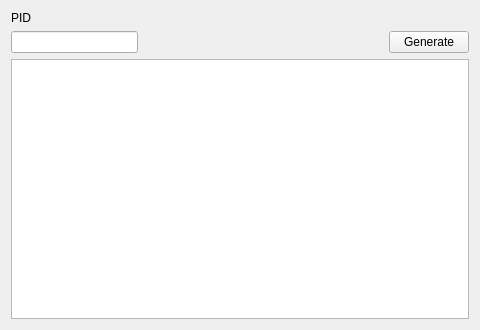
<?xml version="1.0" encoding="UTF-8"?>
<ui version="4.0">
 <class>PIDIV</class>
 <widget class="QWidget" name="PIDIV">
  <property name="geometry">
   <rect>
    <x>0</x>
    <y>0</y>
    <width>480</width>
    <height>330</height>
   </rect>
  </property>
  <property name="windowTitle">
   <string>PID to IV</string>
  </property>
  <layout class="QGridLayout" name="gridLayout">
   <item row="0" column="0">
    <widget class="QLabel" name="labelPID">
     <property name="text">
      <string>PID</string>
     </property>
    </widget>
   </item>
   <item row="1" column="0">
    <widget class="TextBox" name="textBoxPID"/>
   </item>
   <item row="1" column="1">
    <spacer name="horizontalSpacer">
     <property name="orientation">
      <enum>Qt::Horizontal</enum>
     </property>
     <property name="sizeHint" stdset="0">
      <size>
       <width>239</width>
       <height>20</height>
      </size>
     </property>
    </spacer>
   </item>
   <item row="1" column="2">
    <widget class="QPushButton" name="pushButtonGenerate">
     <property name="text">
      <string>Generate</string>
     </property>
    </widget>
   </item>
   <item row="2" column="0" colspan="3">
    <widget class="TableView" name="tableView">
     <attribute name="verticalHeaderVisible">
      <bool>false</bool>
     </attribute>
    </widget>
   </item>
  </layout>
 </widget>
 <customwidgets>
  <customwidget>
   <class>TextBox</class>
   <extends>QLineEdit</extends>
   <header>Forms/Controls/TextBox.hpp</header>
  </customwidget>
  <customwidget>
   <class>TableView</class>
   <extends>QTableView</extends>
   <header>Forms/Controls/TableView.hpp</header>
  </customwidget>
 </customwidgets>
 <tabstops>
  <tabstop>textBoxPID</tabstop>
  <tabstop>pushButtonGenerate</tabstop>
  <tabstop>tableView</tabstop>
 </tabstops>
 <resources/>
 <connections/>
</ui>
